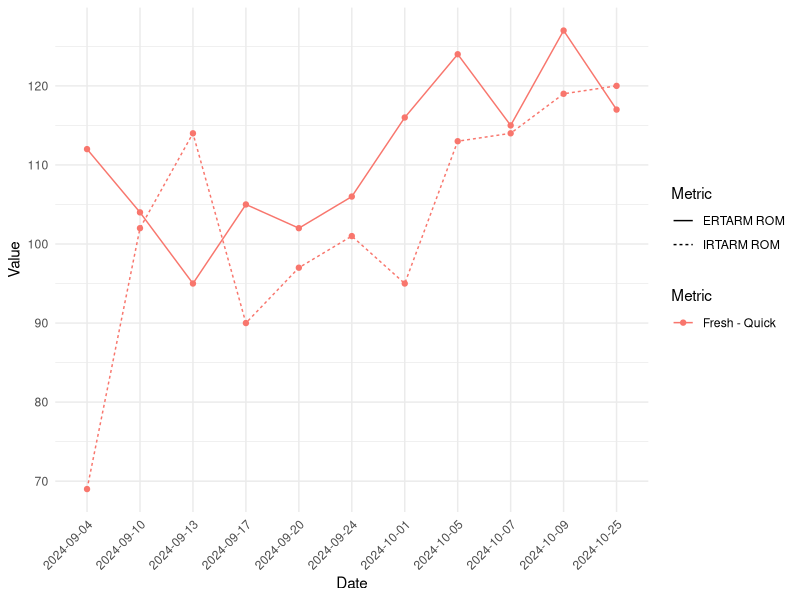
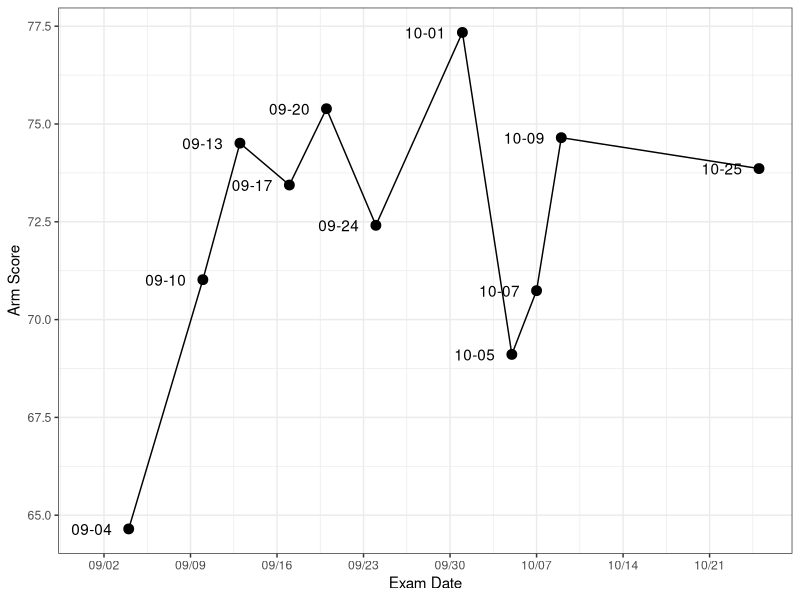
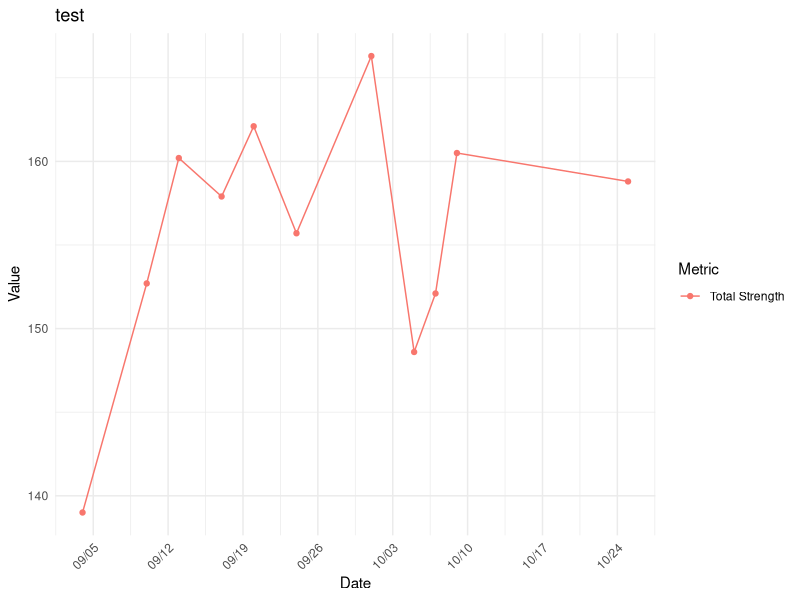

Here is the R script that generated these plots, in order: (Note: this script raises an error after producing the figures.)
library(readxl)
library(tidyverse)



data = read_xlsx("Daily Log 12-24-2024 2-21-48.xlsx", sheet = "All Data")

pitcher = filter(data, `Last Name` == "Mummert" )

Pitcher = pitcher %>% 
  filter(`Exam Type` == "Fresh - Quick") %>% 
  mutate(
    `Exam Date` = as.Date(`Exam Date`, format = "%m/%d/%Y")
  ) %>% arrange(`Exam Date`)
  
strength_num = 
Pitcher %>% group_by(`Exam Date`) %>% 
  summarise(`Total Strength`, `Total Strength Post`) %>% 
  arrange(`Exam Date`)

Arm.Data = Pitcher %>% 
  select(`Exam Date`, `Exam Type`, `IRTARM ROM`, `ERTARM ROM`, `FTARM ROM`) %>% 
  mutate(`Exam Date` = as.character(`Exam Date`))

arm_data = pivot_longer(Arm.Data, cols = c(`IRTARM ROM`, `ERTARM ROM`), names_to = "Metric", values_to = 'Score')

ggplot(arm_data, aes(x = `Exam Date`, y = Score, color = `Exam Type`, linetype = Metric, group = interaction(`Metric`, `Exam Type`))) +
  geom_line() +
  geom_point() +  # Optional: Add points for clarity
  #scale_x_date(date_labels = "%m/%d", date_breaks = '7 days') +
  labs(x = "Date", y = "Value", color = "Metric") +
  theme_minimal() +
  theme(axis.text.x = element_text(angle = 45, hjust = 1))

ggplot(Pitcher, aes(x = `Exam Date`)) +
  geom_point(aes(y = `Arm Score`), size = 3) +
  geom_text(aes(y = `Arm Score`, label = format(`Exam Date`, "%m-%d")), nudge_x = -3) +
  scale_x_date(date_labels = "%m/%d", date_breaks = '1 week') +
  geom_line(aes(y = `Arm Score`)) +
  theme_bw()


data_long = pivot_longer(strength_num, cols = c("Total Strength", 'Total Strength Post')) %>% na.omit()

ggplot(data_long, aes(x = `Exam Date`, y = value, group = name, color = name)) +
  geom_line() +
  geom_point() +  # Optional: Add points for clarity
  scale_x_date(date_labels = "%m/%d", date_breaks = '7 days') +
  labs(x = "Date", y = "Value", color = "Metric", title = "test") +
  theme_minimal() +
  theme(axis.text.x = element_text(angle = 45, hjust = 1))

PitcherArmStats = 
Pitcher %>% 
  summarise(
    "Avg Arm Score" = mean(`Arm Score`),
    "Avg Total Strength" = mean(`Total Strength`),
    "Avg IR Strength" = mean(`IRTARM RS`)*100,
    "Avg ER Strength" = mean(`ERTARM RS`)*100,
    "Avg Scaption Strength" = mean(`STARM RS`)*100
    )

#PitcherArmExams = 
  Pitcher %>% 
  group_by(`Exam Date`) %>% 
  summarise(`Arm Score`, `Total Strength`, `IRTARM RS`, `ERTARM RS`, `STARM RS`)

PitcherArmStats %>% kable(format = "html",  linesep = "", label = "Pitch Stats", align = 'c') %>%
  kable_styling(latex_options = "HOLD_position", position = "center", font_size = 20) %>% 
  column_spec(1, color = case_when(
    PitcherArmStats$`Avg Arm Score` > 70 ~ 'black',
    PitcherArmStats$`Avg Arm Score` > 50 ~ 'yellow',
    PitcherArmStats$`Avg Arm Score` <= 50 ~ 'red',
  )) %>% 
  column_spec(3, color = case_when(
    PitcherArmStats$`Avg IR Strength` > 20 ~ 'black',
    PitcherArmStats$`Avg IR Strength` == 20 ~ 'yellow',
    PitcherArmStats$`Avg IR Strength` < 20 ~ 'orange',
    PitcherArmStats$`Avg IR Strength` < 15 ~ 'red',
  )) %>% 
  column_spec(4, color = case_when(
    PitcherArmStats$`Avg ER Strength` > 20 ~ 'black',
    PitcherArmStats$`Avg ER Strength` == 20 ~ 'yellow',
    PitcherArmStats$`Avg ER Strength` < 20 ~ 'orange',
    PitcherArmStats$`Avg ER Strength` < 15 ~ 'red',
  )) %>% 
  column_spec(5, color = case_when(
    PitcherArmStats$`Avg Scaption Strength` > 15 ~ 'black',
    PitcherArmStats$`Avg Scaption Strength` == 15 ~ 'yellow',
    PitcherArmStats$`Avg Scaption Strength` < 15 ~ 'orange',
    PitcherArmStats$`Avg Scaption Strength` < 10 ~ 'red',
  ))

PitcherArmExams %>% kable(format = "html",  linesep = "", label = "Pitch Stats", align = 'c') %>%
  kable_styling(latex_options = "HOLD_position", position = "center", font_size = 20) %>% 
  column_spec(2, color = case_when(
    PitcherArmExams$`Arm Score` > 70 ~ 'black',
    PitcherArmExams$`Arm Score` > 50 ~ 'yellow',
    PitcherArmExams$`Arm Score` <= 50 ~ 'red',
  )) %>% 
  column_spec(4, color = case_when(
    PitcherArmExams$`IRTARM RS` > .20 ~ 'black',
    PitcherArmExams$`IRTARM RS` > .15 ~ 'orange',
    PitcherArmExams$`IRTARM RS` < .15 ~ 'red',
  )) %>% 
  column_spec(5, color = case_when(
    PitcherArmExams$`ERTARM RS` > 20 ~ 'black',
    PitcherArmExams$`ERTARM RS` == 20 ~ 'yellow',
    PitcherArmExams$`ERTARM RS` < 20 ~ 'orange',
    PitcherArmExams$`ERTARM RS` < 15 ~ 'red',
  )) %>% 
  column_spec(6, color = case_when(
    PitcherArmExams$`STARM RS` > 15 ~ 'black',
    PitcherArmExams$`STARM RS` == 15 ~ 'yellow',
    PitcherArmExams$`STARM RS` < 15 ~ 'orange',
    PitcherArmExams$`STARM RS` < 10 ~ 'red',
  ))

paste(data$`First Name`, data$`Last Name`) %>% unique()

Pitcher[which.max(Pitcher$`Exam Date`),] %>%
  summarise(`Exam Date`, `Arm Score`, `Total Strength`, `IRTARM RS`, `ERTARM RS`,
            `STARM RS`, `GTARM RS`, `Shoulder Balance`)

tester = 
Pitcher[which.max(Pitcher$`Exam Date`),] %>%
  summarise(`Exam Date`, `Arm Score`, `Total Strength`, `IRTARM RS`, `ERTARM RS`,
            `STARM RS`, `GTARM RS`, `Shoulder Balance`)

tester

tester$`Arm Score` = cell_spec(tester$`Arm Score`, 
                               color = ifelse(tester$`Arm Score`<80, 'red', 'black'))

tester %>% kbl(format = 'html', escape = F) %>% kable_styling()

# 70, 50

x = 34
ifelse(x < 50, 'red', ifelse(x < 70, 'orange', 'black'))

tester %>% 
  kable(format = "latex",  linesep = "", align = 'c', escape = FALSE,
        caption = "TARM = Throwing Arm, RS = Relative Strength (Strength/Bodyweight)") %>%
  kable_styling(latex_options = "HOLD_position", position = "center", font_size = 18) %>% 
  row_spec(0, background = "#f76800", color = 'white', bold = T) %>% 
  column_spec(1, border_left = T) %>% 
  column_spec(ncol(tester), border_right = TRUE) %>% 
  add_header_above(c("Fresh - Quick Pre Exam" = 8), border_left = T, 
                   border_right = T, color = 'white', background = "#f76800") %>% 
  footnote(number = c("Internal Rotation", "External Rotation","Scaption", "Grip"),
           general = c("Test"))

colnames(tester)[4] = paste0("IRTARM RS", footnote_marker_number(1, format = "latex"))
colnames(tester)[5] = paste0("ERTARM RS", footnote_marker_number(2))
colnames(tester)[6] = paste0("STARM RS", footnote_marker_number(3))
colnames(tester)[7] = paste0("GTARM RS", footnote_marker_number(4))
colnames(tester)[8] = paste0("Shoulder Balance", footnote_marker_number(5))

footnote_marker_alphabet(1)

kbl(Pre.Exam.Stats, escape = F) %>% kable_styling(latex_options = 'scale_down')

Pre.Exam.Stats %>% kable(escape = F) %>% 
  kable_styling() %>% 
  column_spec(2, color = ifelse(Pre.Exam.Stats$`Arm Score` < 50, 'red', ifelse(Pre.Exam.Stats$`Arm Score` < 70, 'orange', 'black'))) %>% 
  column_spec(4, color = ifelse(Pre.Exam.Stats$`IRTARM RS` < .15, 'red', ifelse(Pre.Exam.Stats$`IRTARM RS` < .20, 'orange', 'black'))) %>% 
  column_spec(5, color = ifelse(Pre.Exam.Stats$`ERTARM RS` < .15, 'red', ifelse(Pre.Exam.Stats$`ERTARM RS` < .20, 'orange', 'black'))) %>% 
  column_spec(6, color = ifelse(Pre.Exam.Stats$`STARM RS` < .10, 'red', ifelse(Pre.Exam.Stats$`STARM RS` < .15, 'orange', 'black'))) %>% 
  column_spec(7, color = ifelse(Pre.Exam.Stats$`GTARM RS` < .10, 'red', ifelse(Pre.Exam.Stats$`GTARM RS` < .15, 'orange', 'black'))) %>% 
  column_spec(8, color = case_when(
    Pre.Exam.Stats$`Shoulder Balance` > 1.20 ~ 'red',
    between(Pre.Exam.Stats$`Shoulder Balance`, 1.06, 1.20) ~ 'orange',
    between(Pre.Exam.Stats$`Shoulder Balance`, .70, .84) ~ 'orange',
    Pre.Exam.Stats$`Shoulder Balance` < .70 ~ 'red',
    .default = 'black'
  ))

Post.Exam.Losses = datafile %>% 
  filter(`Exam Type` == "Post") %>% 
  .[which.max(.$`Exam Date`),] %>% 
  summarise(`Exam Date`, `Post Strength Loss`, `IRTARM Post Loss`, `ERTARM Post Loss`, `STARM Post Loss`, `GTARM Post Loss`)

Post.Exam.Losses %>% kable(format = "html",  linesep = "", align = 'c', escape = F) %>%
  kable_styling(latex_options = "HOLD_position", position = "center", font_size = 15) %>% 
  row_spec(0, background = "#f76800", color = 'white') %>% 
  column_spec(1, border_left = T) %>% 
  column_spec(ncol(Post.Exam.Losses), border_right = TRUE) %>% 
  add_header_above(c("Fresh - Quick Pre Exam" = 6), border_left = T, 
                   border_right = T, color = 'white', background = "#f76800")
  

Pre.Exam.Weights = datafile %>% 
  filter(`Exam Type` == "Fresh - Quick") %>% 
  .[which.max(.$`Exam Date`),] %>%
  summarise(`Total Strength`, `IRTARM Strength`, `ERTARM Strength`, `STARM Strength`, `GTARM Strength`,)

Post.Exam.Weights = datafile %>% 
  filter(`Exam Type` == "Post") %>% 
  .[which.max(.$`Exam Date`),] %>% 
  summarise(`Total Strength Post`, `IRTARM Post Strength`, `ERTARM Post Strength`, `STARM Post Strength`, `GTARM Post Strength`)

rbind(Pre.Exam.Weights, Post.Exam.Weights)


